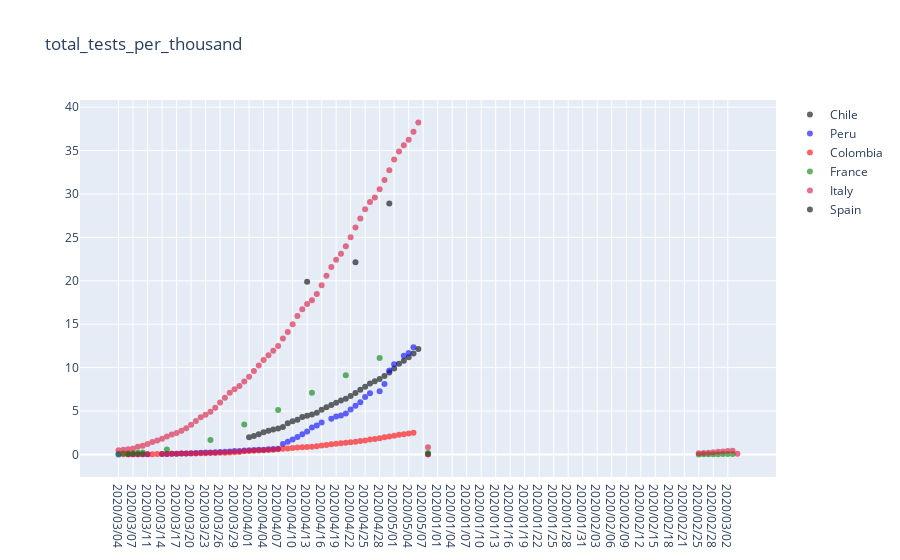

Notebook cell for this chart:
### Code cell
# display comparison
import plotly.graph_objects as go
import plotly.express as px
import random

comparison={
    "countries":[ "Chile","Peru","Colombia","France", "Italy", "Spain"]
}
#"Panama", "Colombia", "France", "Argentina", "Italy"
ls_colors=['black', 'blue', 'red', 'green','crimson']

ls_variables = ['total_deaths_per_million', 'total_cases_per_million', 'new_cases_per_million', 'new_deaths_per_million', 'total_tests_per_thousand', 'new_tests_per_thousand']

variable_to_visualize = 'total_tests_per_thousand'
ls_scatters = []
fig = go.Figure()
i =0
for c in comparison["countries"]:

    df_subset = df_covid[(df_covid['location']==c) & (df_covid[variable_to_visualize]!= 0)]
    
    fig.add_trace(go.Scatter(x=df_subset['date_2'], y=df_subset[variable_to_visualize],
                            marker_color=ls_colors[i],
                            opacity=0.6,
                            mode="markers",
                            name= c , connectgaps = False))
    i = i+1
    if i>=len(ls_colors):
        i=0

    
fig.update_layout (title = variable_to_visualize)
fig.show()

### Figure 1 — Plotly figure (JSON) as saved in the notebook; plotly's stock layout.template omitted (floating-point values rounded to 4 significant figures; data arrays with more than 128 entries replaced by an {"elided": "..."} marker saying what was removed)
{"data": [{"connectgaps": false, "marker": {"color": "black"}, "mode": "markers", "name": "Chile", "opacity": 0.6, "type": "scatter", "x": ["2020/03/04", "2020/03/05", "2020/03/06", "2020/03/07", "2020/03/09", "2020/03/10", "2020/03/11", "2020/03/12", "2020/03/13", "2020/03/14", "2020/03/15", "2020/03/16", "2020/03/17", "2020/03/18", "2020/03/19", "2020/03/20", "2020/03/21", "2020/03/22", "2020/03/23", "2020/03/24", "2020/03/25", "2020/03/26", "2020/03/27", "2020/03/28", "2020/03/29", "2020/03/30", "2020/03/31", "2020/04/01", "2020/04/02", "2020/04/03", "2020/04/04", "2020/04/05", "2020/04/06", "2020/04/07", "2020/04/08", "2020/04/09", "2020/04/10", "2020/04/11", "2020/04/12", "2020/04/13", "2020/04/14", "2020/04/15", "2020/04/16", "2020/04/17", "2020/04/18", "2020/04/19", "2020/04/20", "2020/04/21", "2020/04/22", "2020/04/23", "2020/04/24", "2020/04/25", "2020/04/26", "2020/04/27", "2020/04/28", "2020/04/29", "2020/04/30", "2020/05/01", "2020/05/02", "2020/05/03", "2020/05/04", "2020/05/05", "2020/05/06", "2020/05/07"], "y": [null, null, null, null, null, null, null, null, null, null, null, null, null, null, null, null, null, null, null, null, null, null, null, null, null, null, null, 1.99, 2.13, 2.309, 2.543, 2.718, 2.87, 2.988, 3.159, 3.576, 3.808, 3.995, 4.304, 4.448, 4.593, 4.806, 5.149, 5.434, 5.696, 5.945, 6.216, 6.401, 6.734, 7.07, 7.442, 7.806, 8.159, 8.434, 8.692, 9.03, 9.443, 9.91, 10.43, 10.79, 11.2, 11.62, 12.14, null]}, {"connectgaps": false, "marker": {"color": "blue"}, "mode": "markers", "name": "Peru", "opacity": 0.6, "type": "scatter", "x": ["2020/03/04", "2020/03/06", "2020/03/07", "2020/03/08", "2020/03/09", "2020/03/10", "2020/03/11", "2020/03/12", "2020/03/13", "2020/03/14", "2020/03/15", "2020/03/16", "2020/03/17", "2020/03/18", "2020/03/19", "2020/03/20", "2020/03/21", "2020/03/22", "2020/03/23", "2020/03/24", "2020/03/25", "2020/03/26", "2020/03/27", "2020/03/28", "2020/03/29", "2020/03/30", "2020/03/31", "2020/04/01", "2020/04/02", "2020/04/03", "2020/04/04", "2020/04/05", "2020/04/06", "2020/04/07", "2020/04/08", "2020/04/09", "2020/04/10", "2020/04/11", "2020/04/12", "2020/04/13", "2020/04/14", "2020/04/15", "2020/04/16", "2020/04/17", "2020/04/18", "2020/04/19", "2020/04/20", "2020/04/21", "2020/04/22", "2020/04/23", "2020/04/24", "2020/04/25", "2020/04/26", "2020/04/27", "2020/04/28", "2020/04/29", "2020/04/30", "2020/05/01", "2020/05/02", "2020/05/03", "2020/05/04", "2020/05/05", "2020/05/06", "2020/05/07"], "y": [0.003, 0.005, 0.007, 0.008, 0.01, 0.01, 0.02, null, null, 0.037, 0.055, 0.07, 0.085, 0.093, 0.116, 0.13, 0.157, 0.188, 0.213, 0.227, 0.244, 0.28, 0.305, 0.33, 0.384, 0.408, 0.439, 0.473, 0.501, 0.526, 0.541, 0.589, 0.619, 0.654, 1.201, 1.47, 1.719, 1.993, 2.32, 2.642, 3.1, 3.318, 3.684, null, 4.122, 4.36, 4.489, 4.723, 5.168, 5.618, 6.016, 6.618, 7.059, null, 7.266, 8.116, 9.652, 10.39, null, 11.38, 11.69, 12.33, null, null]}, {"connectgaps": false, "marker": {"color": "red"}, "mode": "markers", "name": "Colombia", "opacity": 0.6, "type": "scatter", "x": ["2020/03/05", "2020/03/06", "2020/03/07", "2020/03/08", "2020/03/09", "2020/03/10", "2020/03/11", "2020/03/12", "2020/03/13", "2020/03/14", "2020/03/15", "2020/03/16", "2020/03/17", "2020/03/18", "2020/03/19", "2020/03/20", "2020/03/21", "2020/03/22", "2020/03/23", "2020/03/24", "2020/03/25", "2020/03/26", "2020/03/27", "2020/03/28", "2020/03/29", "2020/03/30", "2020/03/31", "2020/04/01", "2020/04/02", "2020/04/03", "2020/04/04", "2020/04/05", "2020/04/06", "2020/04/07", "2020/04/08", "2020/04/09", "2020/04/10", "2020/04/11", "2020/04/12", "2020/04/13", "2020/04/14", "2020/04/15", "2020/04/16", "2020/04/17", "2020/04/18", "2020/04/19", "2020/04/20", "2020/04/21", "2020/04/22", "2020/04/23", "2020/04/24", "2020/04/25", "2020/04/26", "2020/04/27", "2020/04/28", "2020/04/29", "2020/04/30", "2020/05/01", "2020/05/02", "2020/05/03", "2020/05/04", "2020/05/05", "2020/05/06", "2020/05/07"], "y": [0.012, 0.015, 0.016, 0.016, 0.017, 0.018, 0.022, 0.027, 0.034, 0.046, 0.062, 0.071, 0.077, 0.092, 0.105, 0.113, 0.119, 0.136, 0.143, 0.158, 0.173, 0.181, 0.186, 0.213, 0.242, 0.272, 0.351, 0.398, 0.421, 0.447, 0.471, 0.502, 0.55, 0.604, 0.665, 0.692, 0.744, 0.798, 0.821, 0.846, 0.891, 0.954, 1.022, 1.091, 1.158, 1.232, 1.279, 1.343, 1.403, 1.471, 1.533, 1.593, 1.712, 1.786, 1.869, 1.968, 2.057, 2.141, 2.252, 2.335, 2.418, 2.498, null, null]}, {"connectgaps": false, "marker": {"color": "green"}, "mode": "markers", "name": "France", "opacity": 0.6, "type": "scatter", "x": ["2019/12/31", "2020/01/01", "2020/01/02", "2020/01/03", "2020/01/04", "2020/01/05", "2020/01/06", "2020/01/07", "2020/01/08", "2020/01/09", "2020/01/10", "2020/01/11", "2020/01/12", "2020/01/13", "2020/01/14", "2020/01/15", "2020/01/16", "2020/01/17", "2020/01/18", "2020/01/19", "2020/01/20", "2020/01/21", "2020/01/22", "2020/01/23", "2020/01/24", "2020/01/25", "2020/01/26", "2020/01/27", "2020/01/28", "2020/01/29", "2020/01/30", "2020/01/31", "2020/02/01", "2020/02/02", "2020/02/03", "2020/02/04", "2020/02/05", "2020/02/06", "2020/02/07", "2020/02/08", "2020/02/09", "2020/02/10", "2020/02/11", "2020/02/12", "2020/02/13", "2020/02/14", "2020/02/15", "2020/02/16", "2020/02/17", "2020/02/18", "2020/02/19", "2020/02/20", "2020/02/21", "2020/02/22", "2020/02/23", "2020/02/25", "2020/02/26", "2020/02/27", "2020/02/28", "2020/02/29", "2020/03/01", "2020/03/02", "2020/03/03", "2020/03/04", "2020/03/05", "2020/03/06", "2020/03/07", "2020/03/08", "2020/03/09", "2020/03/10", "2020/03/11", "2020/03/12", "2020/03/13", "2020/03/14", "2020/03/15", "2020/03/16", "2020/03/17", "2020/03/18", "2020/03/19", "2020/03/20", "2020/03/21", "2020/03/22", "2020/03/23", "2020/03/24", "2020/03/25", "2020/03/26", "2020/03/27", "2020/03/28", "2020/03/29", "2020/03/30", "2020/03/31", "2020/04/01", "2020/04/02", "2020/04/03", "2020/04/04", "2020/04/05", "2020/04/06", "2020/04/07", "2020/04/08", "2020/04/09", "2020/04/10", "2020/04/11", "2020/04/12", "2020/04/13", "2020/04/14", "2020/04/15", "2020/04/16", "2020/04/17", "2020/04/18", "2020/04/19", "2020/04/20", "2020/04/21", "2020/04/22", "2020/04/23", "2020/04/24", "2020/04/25", "2020/04/26", "2020/04/27", "2020/04/28", "2020/04/29", "2020/04/30", "2020/05/01", "2020/05/02", "2020/05/03", "2020/05/04", "2020/05/05", "2020/05/06", "2020/05/07"], "y": [null, null, null, null, null, null, null, null, null, null, null, null, null, null, null, null, null, null, null, null, null, null, null, null, null, null, null, null, null, null, null, null, null, null, null, null, null, null, null, null, null, null, null, null, null, null, null, null, null, null, null, null, null, null, null, 0.002, 0.006, 0.013, 0.02, 0.029, 0.038, 0.044, 0.055, 0.074, 0.093, 0.118, 0.145, 0.17, 0.194, 0.23, null, null, null, null, 0.563, null, null, null, null, null, null, null, null, 1.648, null, null, null, null, null, null, 3.436, null, null, null, null, null, null, 5.114, null, null, null, null, null, null, 7.103, null, null, null, null, null, null, 9.118, null, null, null, null, null, null, 11.1, null, null, null, null, null, null, null, null, null]}, {"connectgaps": false, "marker": {"color": "crimson"}, "mode": "markers", "name": "Italy", "opacity": 0.6, "type": "scatter", "x": {"elided": "129 str values"}, "y": {"elided": "129 float values"}}, {"connectgaps": false, "marker": {"color": "black"}, "mode": "markers", "name": "Spain", "opacity": 0.6, "type": "scatter", "x": ["2019/12/31", "2020/01/01", "2020/01/02", "2020/01/03", "2020/01/04", "2020/01/05", "2020/01/06", "2020/01/07", "2020/01/08", "2020/01/09", "2020/01/10", "2020/01/11", "2020/01/12", "2020/01/13", "2020/01/14", "2020/01/15", "2020/01/16", "2020/01/17", "2020/01/18", "2020/01/19", "2020/01/20", "2020/01/21", "2020/01/22", "2020/01/23", "2020/01/24", "2020/01/25", "2020/01/26", "2020/01/27", "2020/01/28", "2020/01/29", "2020/01/30", "2020/01/31", "2020/02/01", "2020/02/02", "2020/02/03", "2020/02/04", "2020/02/05", "2020/02/06", "2020/02/07", "2020/02/08", "2020/02/09", "2020/02/10", "2020/02/11", "2020/02/12", "2020/02/13", "2020/02/14", "2020/02/15", "2020/02/16", "2020/02/17", "2020/02/18", "2020/02/19", "2020/02/20", "2020/02/21", "2020/02/22", "2020/02/23", "2020/02/24", "2020/02/25", "2020/02/26", "2020/02/27", "2020/02/28", "2020/02/29", "2020/03/01", "2020/03/02", "2020/03/03", "2020/03/04", "2020/03/05", "2020/03/06", "2020/03/07", "2020/03/08", "2020/03/09", "2020/03/10", "2020/03/11", "2020/03/12", "2020/03/13", "2020/03/14", "2020/03/15", "2020/03/16", "2020/03/17", "2020/03/18", "2020/03/19", "2020/03/20", "2020/03/21", "2020/03/22", "2020/03/23", "2020/03/24", "2020/03/25", "2020/03/26", "2020/03/27", "2020/03/28", "2020/03/29", "2020/03/30", "2020/03/31", "2020/04/01", "2020/04/02", "2020/04/03", "2020/04/04", "2020/04/05", "2020/04/06", "2020/04/07", "2020/04/08", "2020/04/09", "2020/04/10", "2020/04/11", "2020/04/12", "2020/04/13", "2020/04/14", "2020/04/15", "2020/04/16", "2020/04/17", "2020/04/18", "2020/04/19", "2020/04/20", "2020/04/21", "2020/04/22", "2020/04/23", "2020/04/24", "2020/04/25", "2020/04/26", "2020/04/27", "2020/04/28", "2020/04/29", "2020/04/30", "2020/05/01", "2020/05/02", "2020/05/03", "2020/05/04", "2020/05/05", "2020/05/06"], "y": [null, null, null, null, null, null, null, null, null, null, null, null, null, null, null, null, null, null, null, null, null, null, null, null, null, null, null, null, null, null, null, null, null, null, null, null, null, null, null, null, null, null, null, null, null, null, null, null, null, null, null, null, null, null, null, null, null, null, null, null, null, null, null, null, null, null, null, null, null, null, null, null, null, null, null, null, null, null, null, null, null, null, null, null, null, null, null, null, null, null, null, null, null, null, null, null, null, null, null, null, null, null, null, null, 19.9, null, null, null, null, null, null, null, null, null, 22.15, null, null, null, null, null, null, 28.9, null, null, null, null, null, null]}], "layout": {"title": {"text": "total_tests_per_thousand"}}}
